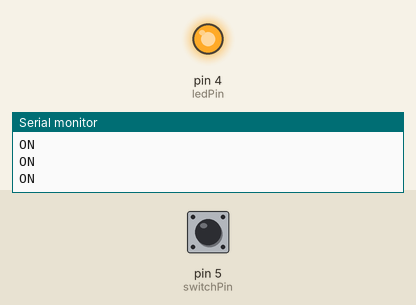
Simulated run of this sketch. Board: Arduino Uno, built with avr-gcc and run on an emulated ATmega328P. Shown: output pins drawn as LEDs (lit = HIGH), the last lines printed to the serial monitor. The inputs (shaded band) are chosen by the test bench; at power-on: pin 5 (switchPin) HIGH.

Above: at 2.8 s.
2.9 s: pin 5 (switchPin) pulled LOW for 1.2 s
At 3.4 s:
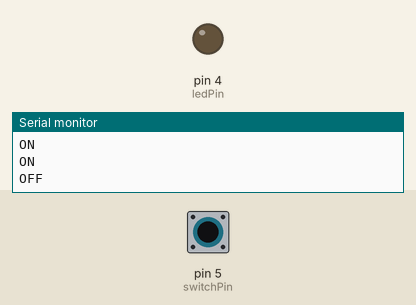
6.5 s: pin 5 (switchPin) pulled LOW for 3.2 s
At 11.2 s:
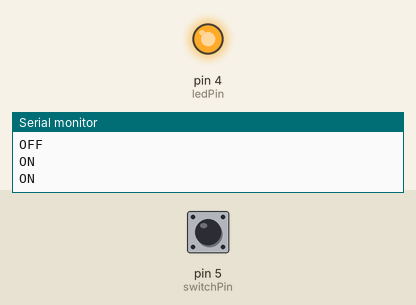
Timing chart, 0 to 12.7 s (numbered marks = the images above; inputs shaded):
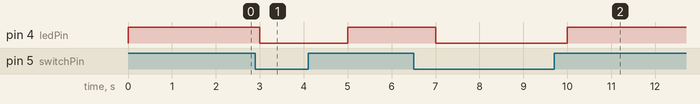

The sketch:

doa_sen.ino
```cpp
const int switchPin = 5;//スイッチ接続ピン
const int ledPin = 4;//LED接続ピン

void setup(){
  Serial.begin(115200);
  pinMode(switchPin, INPUT);
  pinMode(ledPin, OUTPUT);
  digitalWrite(switchPin, HIGH);
}

void loop(){
  if(digitalRead(switchPin) == LOW){//磁気が離れると
    digitalWrite(ledPin, LOW);
    Serial.println("OFF");
  }
  else{//磁気を近づけると
    digitalWrite(ledPin, HIGH);
    Serial.println("ON");
  }
  delay(1000);
}
```

Measured:
- after the input at 2.9 s, pin 4 (ledPin): HIGH → LOW after 0.10 s, → HIGH 2.0 s later
- after the input at 6.5 s, pin 4 (ledPin): HIGH → LOW after 0.50 s, → HIGH 3.0 s later
